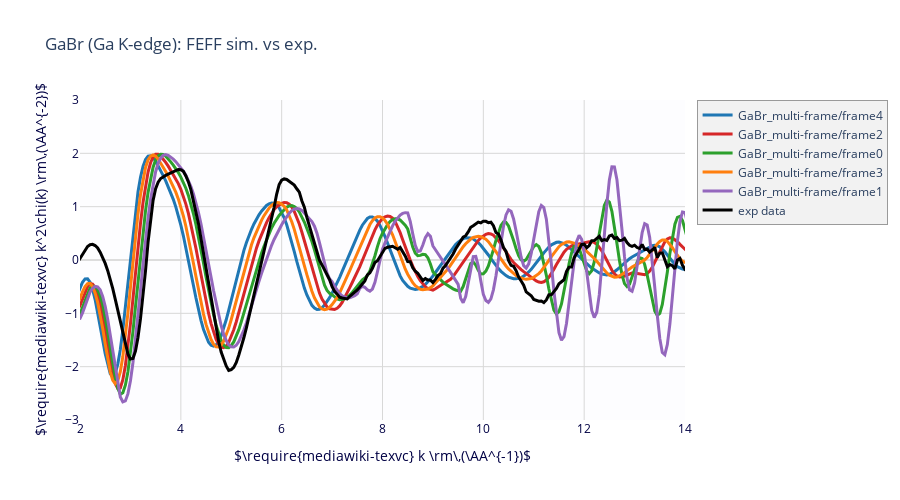

Notebook code for this chart:
### Code cell
from larch.xafs import pre_edge, autobk
from larch.plot.plotly_xafsplots import PlotlyFigure, plotlabels

fig = PlotlyFigure()

xmus = glob(f"{outdir}/**/xmu.dat", recursive=True)
for xmu in xmus:
    sample, abs_at, framestr, sitestr = xmu.split(outdir)[-1].split(os.sep)[2:-1]
    gxmu = read_ascii(xmu, labels=["energy", "erel", "k", "mu", "mu0", "chi"])
    fig.add_plot(x=gxmu.k, y=gxmu.chi*gxmu.k**2, label=f"{sample}/{framestr}")

#EXP DATA
gexp = read_ascii("../structuredata/struct2xas/GaBr_GaK_SSHADE.data.txt", labels=["energy", "mu"])
pre_edge(gexp)
autobk(gexp)
fig.add_plot(x=gexp.k, y=gexp.chi*gexp.k**2, color="black", label="exp data")



fig.set_style(title="GaBr (Ga K-edge): FEFF sim. vs exp.", width=900, height=500, xaxis_title=plotlabels.k, yaxis_title=plotlabels.chi2)
fig.set_xrange(2, 14)
fig.set_yrange(-3, 3)
fig.show()

### Figure 1 — Plotly figure (JSON) as saved in the notebook; plotly's stock layout.template omitted (floating-point values rounded to 4 significant figures; data arrays with more than 128 entries replaced by an {"elided": "..."} marker saying what was removed)
{"data": [{"line": {"color": "#1f77b4", "width": 3}, "name": "GaBr_multi-frame/frame4", "type": "scatter", "uid": "8f9919a6-d749-4cc9-8460-dea0246b58bc", "x": {"elided": "400 float values"}, "y": {"elided": "400 float values"}}, {"line": {"color": "#d62728", "width": 3}, "name": "GaBr_multi-frame/frame2", "type": "scatter", "uid": "dbc84dff-5a57-40f5-bac4-b134c96eb57b", "x": {"elided": "400 float values"}, "y": {"elided": "400 float values"}}, {"line": {"color": "#2ca02c", "width": 3}, "name": "GaBr_multi-frame/frame0", "type": "scatter", "uid": "7f1f71a7-57cb-4b4d-ad1b-96bdb9dbaa0d", "x": {"elided": "400 float values"}, "y": {"elided": "400 float values"}}, {"line": {"color": "#ff7f0e", "width": 3}, "name": "GaBr_multi-frame/frame3", "type": "scatter", "uid": "8d4c9051-a24d-4f3b-8d71-33ecfe7392e2", "x": {"elided": "400 float values"}, "y": {"elided": "400 float values"}}, {"line": {"color": "#9467bd", "width": 3}, "name": "GaBr_multi-frame/frame1", "type": "scatter", "uid": "4138fed4-0681-4413-81b1-b93134048e72", "x": {"elided": "401 float values"}, "y": {"elided": "401 float values"}}, {"line": {"color": "black", "width": 3}, "name": "exp data", "type": "scatter", "uid": "fffeaa45-770a-4bdc-9ebd-79ed05c985e3", "x": {"elided": "316 float values"}, "y": {"elided": "316 float values"}}], "layout": {"height": 500, "hovermode": "closest", "legend": {"bgcolor": "#F2F2F2", "borderwidth": 0.5}, "plot_bgcolor": "#FDFDFF", "showlegend": true, "title": {"text": "GaBr (Ga K-edge): FEFF sim. vs exp."}, "width": 900, "xaxis": {"color": "#004", "gridcolor": "#D8D8D8", "range": [2, 14], "showgrid": true, "title": {"text": "$\\require{mediawiki-texvc} k \\rm\\,(\\AA^{-1})$"}, "zerolinecolor": "#DDD"}, "yaxis": {"color": "#004", "gridcolor": "#D8D8D8", "range": [-3, 3], "showgrid": true, "title": {"text": "$\\require{mediawiki-texvc} k^2\\chi(k) \\rm\\,(\\AA^{-2})$"}, "zerolinecolor": "#DDD"}}}
